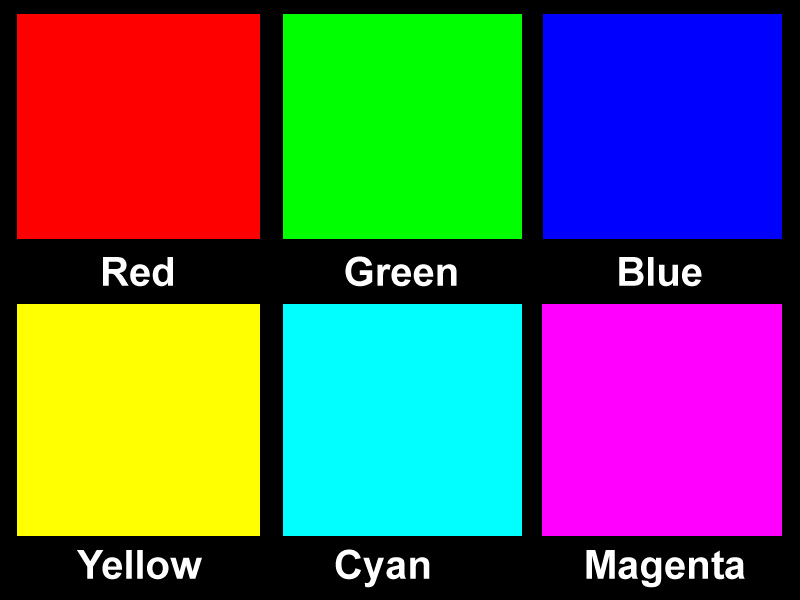
#> input picture 디지털영상처리/week3/data/RGBColors.JPG, 800 x 600 px
$ python CV_02_ColorImage.py
#> lines starting #> are read from the running program, lines starting #| are printed output that depends on the picture
"""

개요
    [*** 입력된 칼라 영상의 R, G, B 칼라 채널의 영상을 해당 색상으로 화면에 출력한다. ***]
    칼라 영상 img는 img.shape=(높이, 넓이, 3). 3차원 어레이이다. => 3 channel
    OpenCV 함수에서는 Blue(ch=0), Green(ch=1), Red(ch=2)의 순서로 배열되는 것으로 간주하여 처리한다.
    ==> 결론적으로; Blue=img[:, :, 0], Green=img[:, :, 1], Red=img[:, :, 2]
    [:, :, 0]에서 :의 의미는 for all이다. 따라서 '첫 번째 :'는 '모든 row에 대해',
        '두 번째 :'는 '모든 colulm에 대해'를 뜻한다.
    [:, :, 0]는 편의상 [..., 0]으로 기술할 수 있다. '...,'은 '기술한 인덱스외 나머지는 모두'의 의미를 가진다고 할 수 있다.
    matplotlib, PIL 등의 함수들은 RGB 순서로 배열된다. 따라서 이들 모듈을 혼용할 때는 주의를 요한다.

    이 소스는 아래와 같이 2개의 실습 예제로 구성된다. -> 배포 버전은 실습 1만 수행합니다.

    실습 1: R, G, B 칼라 채널의 영상을 해당 색상으로 화면에 출력하기
           0으로 초기화된 빈 영상 어레이를 선언한다. 입력영상과 같은 크기에 3채널 빈 어레이가 필요하다.
           이곳에 특정 영상의 칼라 채널을 복사해서 해당 색상으로 그 채널 영상을 보인다.

    실습 2: array1 = array2 명령이 수행되면 단지 포인터만 일치시키는지 아니면,
           두 개의 전용 메모리 공간이 새로 만들어지는지 영상을 통해 확인한다.

질문
    각 단계에서의 질문에 답하시오.

"""
import cv2  as cv
import numpy as np


#===============================================================================
# 실습1, 실습2 공통 단계: 영상이 존재하는 폴더와 파일 이름을 지정하기.
# 질문: 영상 데이터의 여러 속성을 제시하고 그 의미를 설명하시오.
#===============================================================================
Path = 'd:\Work\StudyImages\Images\\'       # \\ 오류 발생 방지. \만 쓰면 오류.
#Path = '../../Images/'               # 현재 상위 폴더의 상위 폴더 아래에 있는 Images 폴더.
Path = '../data/'
Name = 'RGBColors.JPG'
#Name= 'colorbar_chart.jpg'
#Name = 'lenna.bmp'
#Name = 'monarch.bmp'
FullName = Path + Name

# 주어진 스텝 번호(step_num)와 스트링 문자열(string)로 주어지 어레이 변수의 속성을 출력한다.
def printImgAtt (step_num, string):
    print("\n"+ f'Step {step_num}:' + string)
    data = eval(string)
    print(' type :', type(data))           # imge type =  <class 'numpy.ndarray'>
    print(' shape = ', data.shape)      # 영상 어레이의 크기 알아내기. image shape =  (512, 768, 3). (행, 열, 채널)
    print(' data type = ', data.dtype) # 어레이 요소의 데이터 타입 알아내기. uint8 = unsigned 8비트.
    if len(data.shape) >=2:
        print(' row = ', data.shape[0])  # shape는 tuple이다. 원소는 []로 지정. 리스트도 []로 지정한다.
        print(' column = ', data.shape[1])  # 열의 수.
        if len(data.shape) ==3:
            print(' channel = ', data.shape[2])  # 채널의 수. 칼라 영상이면 3. 모도 영상이면 1.


# ========================================================================================================
# 실습1, 실습2 공통 단계: 영상 파일을 열어 화면에 출력한다
# ========================================================================================================
# ImreadMode: 영상 데이터의 반환 모드를 결정
#   IMREAD_COLOR = 1            # default. 모노 영상도 3채널(RGB) 영상이 된다.
#   IMREAD_GRAYSCALE = 0        # 칼라 영상도 모노로 변환하여 연다. 1채널 영상이 됨.
#   IMREAD_UNCHANGED = -1       # 있는 그대로 열기.
image = cv.imread(FullName)     # read as 3 channel. default.
#> image is the input picture: shape (600, 800, 3); mean B, G, R 92.1, 92.4, 93.1

# assert condition, message  : condition이 false이면  message 출력하면서 AssertError 발생.
assert image is not None, f'No image file: [{FullName}]....! '  # 입력 영상을 제대로 읽어오지 못하여 NULL을 반환.

cv.imshow('input image', image)
printImgAtt('공통', 'image')
#|  type : <class 'numpy.ndarray'>
#|  shape =  (600, 800, 3)
#|  data type =  uint8
#|  row =  600
#|  column =  800
#|  channel =  3
cv.waitKey()
#cv.destroyWindow('input image')


#"""
# ========================================================================================================
print("실습 1: R, G, B 칼라 채널의 영상을 해당 색상으로 화면에 출력하기")
#            0으로 초기화된 빈 영상 어레이를 선언한다. 입력영상과 같은 크기에 3채널 빈 어레이가 필요하다.
#            이곳에 특정 영상의 칼라 채널을 복사해서 해당 색상으로 그 채널 영상을 보인다.
# ========================================================================================================

# Yellow = Green + Red
# Magenta = Red + Blue
# Cyan = Blue + Green
# 질문 1: 아래 문장이 의미하는 바를 설명하시오.
#           img = np.zeros(image.shape, dtype=np.uint8)
#           img[:, :, 0] = image[:, :, 0]
#           img[:, :, 2] = 0
# 질문 2: 아래 방법 3)이 불가한 이유를 설명하시오. 이를 copy()를 활용하여 해결하시오.
# --------------------------------------------------------------------------------------------------------

# 입력 영상과 같은 크기의 모든 요소의 값이 0으로 초기화된 영상 어레이 img를 선언한다.
#img = np.zeros(image.shape, dtype='uint8')     # 방법 1) 이것도 됨.
img = np.zeros(image.shape, dtype=np.uint8)    # 방법 2) 이것도 됨.
#img = image; img[:,:,:] = 0                     # 방법 3) 이것은 안되는 이유가 무엇인가? image도 같이 0이 된다.

printImgAtt(2, 'img')
cv.imshow('img - at the beginning ', img)
cv.waitKey()

#img[:, :, 0] = image[:, :, 0]       # copy B channel. 이미 0으로 채워져 있므므로 필요없다.
img[..., 0] = image[..., 0]       # B 채널만 0으로 만든다.: ..., 이런 표현도 가능하다. for all의 의미, 나머지만 빼고...
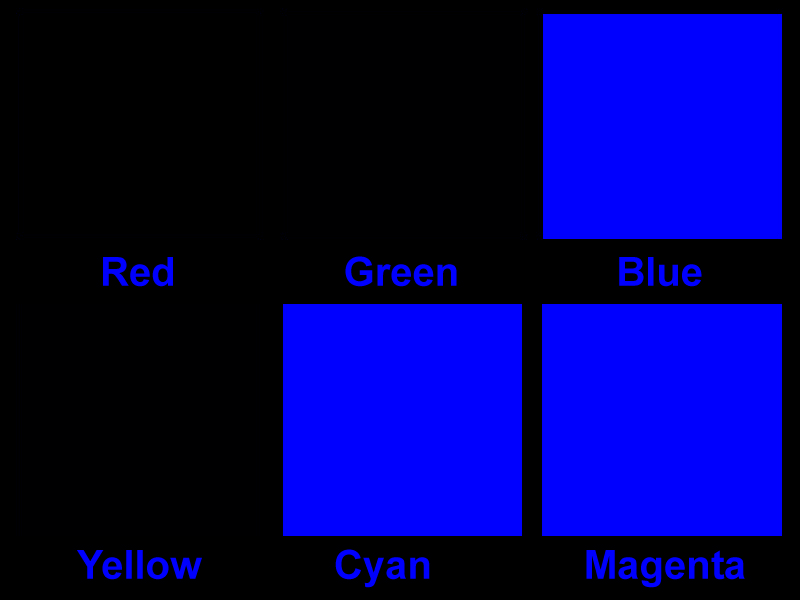
#> img: shape (600, 800, 3); mean B, G, R 92.1, 0, 0
cv.imshow('B', img)
cv.waitKey()

img[:, :, 0] = 0                  # clear B channel
img[:, :, 1] = image[...,1]       # copy G channel
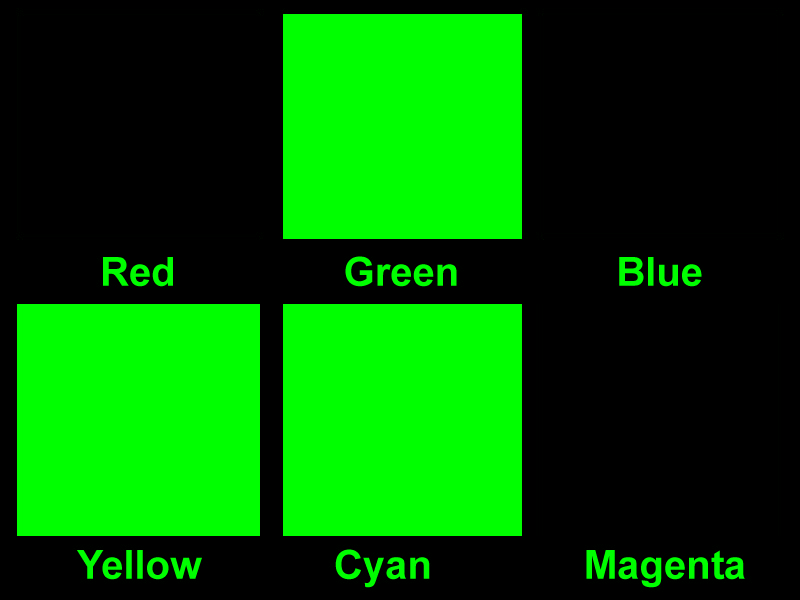
#> img: shape (600, 800, 3); mean B, G, R 0, 92.4, 0
cv.imshow('G', img)
cv.waitKey()

img[:, :, 1] = 0                  # clear G channel
img[..., 2] = image[:, :, 2]       # copy R channel
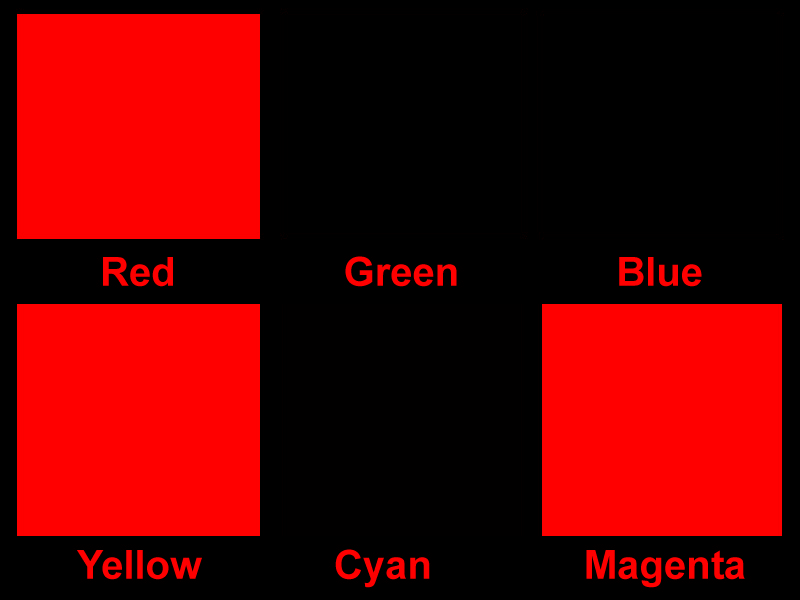
#> img: shape (600, 800, 3); mean B, G, R 0, 0, 93.1
cv.imshow('R', img)
cv.waitKey()
exit()
#> (the program exits here)

$ run again, with 디지털영상처리/week10/data/colorbar_chart.jpg copied over 디지털영상처리/week3/data/RGBColors.JPG
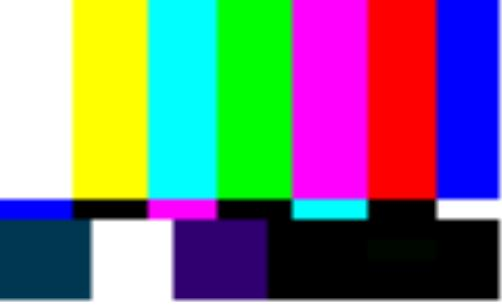
#> input picture 디지털영상처리/week10/data/colorbar_chart.jpg, 502 x 305 px
#> image is the input picture: shape (305, 502, 3); mean B, G, R 128, 120.9, 120.1
#|  type : <class 'numpy.ndarray'>
#|  shape =  (305, 502, 3)
#|  data type =  uint8
#|  row =  305
#|  column =  502
#|  channel =  3
#> `img[:, :, 1] = image[...,1]`:
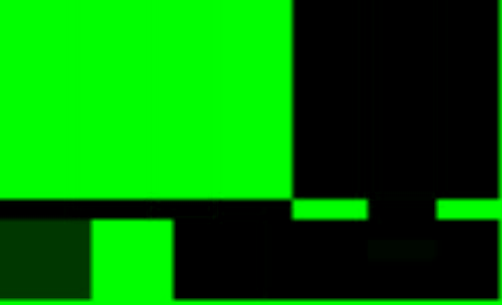
#> img: shape (305, 502, 3); mean B, G, R 0, 120.9, 0
#> `img[..., 2] = image[:, :, 2]`:
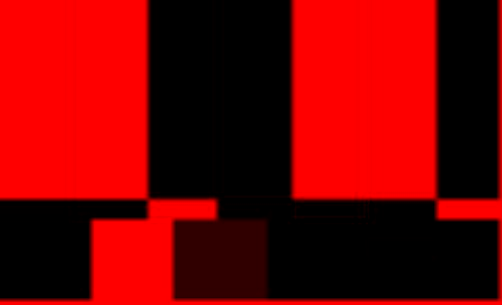
#> img: shape (305, 502, 3); mean B, G, R 0, 0, 120.1
